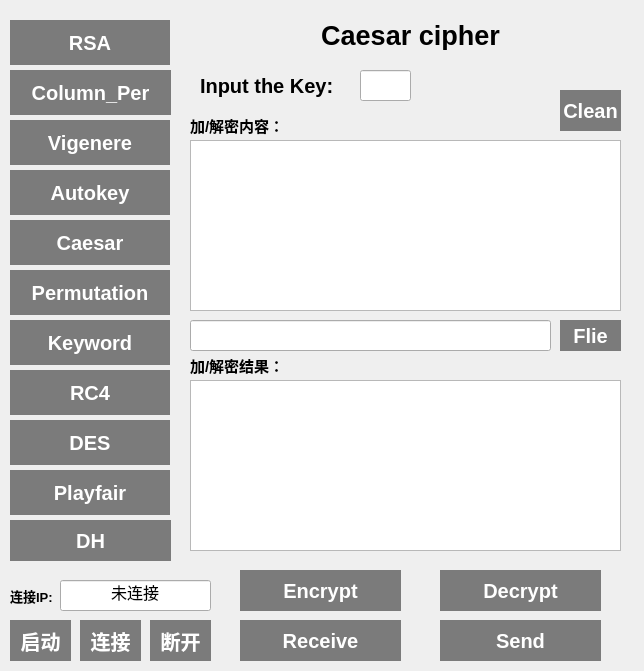
<?xml version="1.0" encoding="UTF-8"?>
<ui version="4.0">
 <class>MainWindow</class>
 <widget class="QMainWindow" name="MainWindow">
  <property name="geometry">
   <rect>
    <x>0</x>
    <y>0</y>
    <width>644</width>
    <height>671</height>
   </rect>
  </property>
  <property name="windowTitle">
   <string>MainWindow</string>
  </property>
  <widget class="QWidget" name="centralWidget">
   <widget class="QPushButton" name="Caesar">
    <property name="geometry">
     <rect>
      <x>10</x>
      <y>220</y>
      <width>160</width>
      <height>45</height>
     </rect>
    </property>
    <property name="font">
     <font>
      <pointsize>15</pointsize>
      <weight>75</weight>
      <bold>true</bold>
     </font>
    </property>
    <property name="styleSheet">
     <string notr="true">QPushButton { background-color: rgb(123, 123, 123); border-radius: 0 px; color: rgb(255, 255, 255); } QPushButton:hover { background-color: rgb(81, 81, 81); }</string>
    </property>
    <property name="text">
     <string>Caesar</string>
    </property>
   </widget>
   <widget class="QPushButton" name="Keyword">
    <property name="geometry">
     <rect>
      <x>10</x>
      <y>320</y>
      <width>160</width>
      <height>45</height>
     </rect>
    </property>
    <property name="font">
     <font>
      <pointsize>15</pointsize>
      <weight>75</weight>
      <bold>true</bold>
     </font>
    </property>
    <property name="styleSheet">
     <string notr="true">QPushButton { background-color: rgb(123, 123, 123); border-radius: 0 px; color: rgb(255, 255, 255); } QPushButton:hover { background-color: rgb(81, 81, 81); }</string>
    </property>
    <property name="text">
     <string>Keyword</string>
    </property>
   </widget>
   <widget class="QPushButton" name="Vigenere">
    <property name="geometry">
     <rect>
      <x>10</x>
      <y>120</y>
      <width>160</width>
      <height>45</height>
     </rect>
    </property>
    <property name="font">
     <font>
      <pointsize>15</pointsize>
      <weight>75</weight>
      <bold>true</bold>
     </font>
    </property>
    <property name="styleSheet">
     <string notr="true">QPushButton { background-color: rgb(123, 123, 123); border-radius: 0 px; color: rgb(255, 255, 255); } QPushButton:hover { background-color: rgb(81, 81, 81); }</string>
    </property>
    <property name="text">
     <string>Vigenere</string>
    </property>
   </widget>
   <widget class="QPushButton" name="Autokey">
    <property name="geometry">
     <rect>
      <x>10</x>
      <y>170</y>
      <width>160</width>
      <height>45</height>
     </rect>
    </property>
    <property name="font">
     <font>
      <pointsize>15</pointsize>
      <weight>75</weight>
      <bold>true</bold>
     </font>
    </property>
    <property name="styleSheet">
     <string notr="true">QPushButton { background-color: rgb(123, 123, 123); border-radius: 0 px; color: rgb(255, 255, 255); } QPushButton:hover { background-color: rgb(81, 81, 81); }</string>
    </property>
    <property name="text">
     <string>Autokey</string>
    </property>
   </widget>
   <widget class="QPushButton" name="Playfair">
    <property name="geometry">
     <rect>
      <x>10</x>
      <y>470</y>
      <width>160</width>
      <height>45</height>
     </rect>
    </property>
    <property name="font">
     <font>
      <pointsize>15</pointsize>
      <weight>75</weight>
      <bold>true</bold>
     </font>
    </property>
    <property name="styleSheet">
     <string notr="true">QPushButton { background-color: rgb(123, 123, 123); border-radius: 0 px; color: rgb(255, 255, 255); } QPushButton:hover { background-color: rgb(81, 81, 81); }</string>
    </property>
    <property name="text">
     <string>Playfair</string>
    </property>
   </widget>
   <widget class="QPushButton" name="Permutation">
    <property name="geometry">
     <rect>
      <x>10</x>
      <y>270</y>
      <width>160</width>
      <height>45</height>
     </rect>
    </property>
    <property name="font">
     <font>
      <pointsize>15</pointsize>
      <weight>75</weight>
      <bold>true</bold>
     </font>
    </property>
    <property name="styleSheet">
     <string notr="true">QPushButton { background-color: rgb(123, 123, 123); border-radius: 0 px; color: rgb(255, 255, 255); } QPushButton:hover { background-color: rgb(81, 81, 81); }</string>
    </property>
    <property name="text">
     <string>Permutation</string>
    </property>
   </widget>
   <widget class="QPushButton" name="C_Permutation">
    <property name="geometry">
     <rect>
      <x>10</x>
      <y>70</y>
      <width>161</width>
      <height>45</height>
     </rect>
    </property>
    <property name="font">
     <font>
      <pointsize>15</pointsize>
      <weight>75</weight>
      <bold>true</bold>
     </font>
    </property>
    <property name="styleSheet">
     <string notr="true">QPushButton { background-color: rgb(123, 123, 123); border-radius: 0 px; color: rgb(255, 255, 255); } QPushButton:hover { background-color: rgb(81, 81, 81); }</string>
    </property>
    <property name="text">
     <string>Column_Per</string>
    </property>
   </widget>
   <widget class="QPushButton" name="RC4">
    <property name="geometry">
     <rect>
      <x>10</x>
      <y>370</y>
      <width>160</width>
      <height>45</height>
     </rect>
    </property>
    <property name="font">
     <font>
      <pointsize>15</pointsize>
      <weight>75</weight>
      <bold>true</bold>
     </font>
    </property>
    <property name="styleSheet">
     <string notr="true">QPushButton { background-color: rgb(123, 123, 123); border-radius: 0 px; color: rgb(255, 255, 255); } QPushButton:hover { background-color: rgb(81, 81, 81); }</string>
    </property>
    <property name="text">
     <string>RC4</string>
    </property>
   </widget>
   <widget class="QPushButton" name="DES">
    <property name="geometry">
     <rect>
      <x>10</x>
      <y>420</y>
      <width>160</width>
      <height>45</height>
     </rect>
    </property>
    <property name="font">
     <font>
      <pointsize>15</pointsize>
      <weight>75</weight>
      <bold>true</bold>
     </font>
    </property>
    <property name="styleSheet">
     <string notr="true">QPushButton { background-color: rgb(123, 123, 123); border-radius: 0 px; color: rgb(255, 255, 255); } QPushButton:hover { background-color: rgb(81, 81, 81); }</string>
    </property>
    <property name="text">
     <string>DES</string>
    </property>
   </widget>
   <widget class="QPushButton" name="RSA">
    <property name="geometry">
     <rect>
      <x>10</x>
      <y>20</y>
      <width>160</width>
      <height>45</height>
     </rect>
    </property>
    <property name="font">
     <font>
      <pointsize>15</pointsize>
      <weight>75</weight>
      <bold>true</bold>
     </font>
    </property>
    <property name="styleSheet">
     <string notr="true">QPushButton { background-color: rgb(123, 123, 123); border-radius: 0 px; color: rgb(255, 255, 255); } QPushButton:hover { background-color: rgb(81, 81, 81); }</string>
    </property>
    <property name="text">
     <string>RSA</string>
    </property>
   </widget>
   <widget class="QStackedWidget" name="stackedWidget">
    <property name="geometry">
     <rect>
      <x>180</x>
      <y>10</y>
      <width>371</width>
      <height>101</height>
     </rect>
    </property>
    <property name="font">
     <font>
      <pointsize>20</pointsize>
      <weight>75</weight>
      <bold>true</bold>
     </font>
    </property>
    <property name="currentIndex">
     <number>0</number>
    </property>
    <widget class="QWidget" name="page">
     <widget class="QLabel" name="label">
      <property name="geometry">
       <rect>
        <x>110</x>
        <y>10</y>
        <width>241</width>
        <height>30</height>
       </rect>
      </property>
      <property name="sizePolicy">
       <sizepolicy hsizetype="Preferred" vsizetype="Preferred">
        <horstretch>0</horstretch>
        <verstretch>0</verstretch>
       </sizepolicy>
      </property>
      <property name="font">
       <font>
        <pointsize>20</pointsize>
        <weight>75</weight>
        <bold>true</bold>
       </font>
      </property>
      <property name="layoutDirection">
       <enum>Qt::LeftToRight</enum>
      </property>
      <property name="text">
       <string>Caesar cipher</string>
      </property>
      <property name="alignment">
       <set>Qt::AlignCenter</set>
      </property>
     </widget>
     <widget class="QLabel" name="label_13">
      <property name="geometry">
       <rect>
        <x>20</x>
        <y>60</y>
        <width>161</width>
        <height>31</height>
       </rect>
      </property>
      <property name="font">
       <font>
        <pointsize>15</pointsize>
       </font>
      </property>
      <property name="text">
       <string>Input the Key:</string>
      </property>
     </widget>
     <widget class="QLineEdit" name="key_Caesar">
      <property name="geometry">
       <rect>
        <x>180</x>
        <y>60</y>
        <width>51</width>
        <height>31</height>
       </rect>
      </property>
      <property name="font">
       <font>
        <pointsize>12</pointsize>
       </font>
      </property>
     </widget>
    </widget>
    <widget class="QWidget" name="page_2">
     <widget class="QLabel" name="label_2">
      <property name="geometry">
       <rect>
        <x>110</x>
        <y>10</y>
        <width>210</width>
        <height>30</height>
       </rect>
      </property>
      <property name="font">
       <font>
        <pointsize>20</pointsize>
        <weight>75</weight>
        <bold>true</bold>
       </font>
      </property>
      <property name="text">
       <string>Keyword cipher</string>
      </property>
      <property name="alignment">
       <set>Qt::AlignCenter</set>
      </property>
     </widget>
     <widget class="QLabel" name="label_14">
      <property name="geometry">
       <rect>
        <x>20</x>
        <y>60</y>
        <width>161</width>
        <height>31</height>
       </rect>
      </property>
      <property name="font">
       <font>
        <pointsize>15</pointsize>
       </font>
      </property>
      <property name="text">
       <string>Input the Key:</string>
      </property>
     </widget>
     <widget class="QLineEdit" name="key_keyword">
      <property name="geometry">
       <rect>
        <x>180</x>
        <y>60</y>
        <width>141</width>
        <height>31</height>
       </rect>
      </property>
      <property name="font">
       <font>
        <pointsize>12</pointsize>
       </font>
      </property>
     </widget>
    </widget>
    <widget class="QWidget" name="page_3">
     <widget class="QLabel" name="label_3">
      <property name="geometry">
       <rect>
        <x>100</x>
        <y>10</y>
        <width>230</width>
        <height>30</height>
       </rect>
      </property>
      <property name="font">
       <font>
        <pointsize>20</pointsize>
        <weight>75</weight>
        <bold>true</bold>
       </font>
      </property>
      <property name="text">
       <string>Vigenere cipher</string>
      </property>
      <property name="alignment">
       <set>Qt::AlignCenter</set>
      </property>
     </widget>
     <widget class="QLabel" name="label_15">
      <property name="geometry">
       <rect>
        <x>20</x>
        <y>60</y>
        <width>161</width>
        <height>31</height>
       </rect>
      </property>
      <property name="font">
       <font>
        <pointsize>15</pointsize>
       </font>
      </property>
      <property name="text">
       <string>Input the Key:</string>
      </property>
     </widget>
     <widget class="QLineEdit" name="key_Vigenere">
      <property name="geometry">
       <rect>
        <x>180</x>
        <y>60</y>
        <width>141</width>
        <height>31</height>
       </rect>
      </property>
      <property name="font">
       <font>
        <pointsize>12</pointsize>
       </font>
      </property>
     </widget>
    </widget>
    <widget class="QWidget" name="page_4">
     <widget class="QLabel" name="label_4">
      <property name="geometry">
       <rect>
        <x>80</x>
        <y>10</y>
        <width>270</width>
        <height>30</height>
       </rect>
      </property>
      <property name="font">
       <font>
        <pointsize>20</pointsize>
        <weight>75</weight>
        <bold>true</bold>
       </font>
      </property>
      <property name="text">
       <string>Autokey ciphertext</string>
      </property>
      <property name="alignment">
       <set>Qt::AlignCenter</set>
      </property>
     </widget>
     <widget class="QLabel" name="label_16">
      <property name="geometry">
       <rect>
        <x>20</x>
        <y>60</y>
        <width>161</width>
        <height>31</height>
       </rect>
      </property>
      <property name="font">
       <font>
        <pointsize>15</pointsize>
       </font>
      </property>
      <property name="text">
       <string>Input the Key:</string>
      </property>
     </widget>
     <widget class="QLineEdit" name="key_Autokey">
      <property name="geometry">
       <rect>
        <x>180</x>
        <y>60</y>
        <width>141</width>
        <height>31</height>
       </rect>
      </property>
      <property name="font">
       <font>
        <pointsize>12</pointsize>
       </font>
      </property>
     </widget>
    </widget>
    <widget class="QWidget" name="page_5">
     <widget class="QLabel" name="label_5">
      <property name="geometry">
       <rect>
        <x>100</x>
        <y>10</y>
        <width>230</width>
        <height>30</height>
       </rect>
      </property>
      <property name="text">
       <string>Playfair cipher</string>
      </property>
      <property name="alignment">
       <set>Qt::AlignCenter</set>
      </property>
     </widget>
     <widget class="QLabel" name="label_17">
      <property name="geometry">
       <rect>
        <x>20</x>
        <y>60</y>
        <width>161</width>
        <height>31</height>
       </rect>
      </property>
      <property name="font">
       <font>
        <pointsize>15</pointsize>
       </font>
      </property>
      <property name="text">
       <string>Input the Key:</string>
      </property>
     </widget>
     <widget class="QLineEdit" name="key_Playfair">
      <property name="geometry">
       <rect>
        <x>180</x>
        <y>60</y>
        <width>141</width>
        <height>31</height>
       </rect>
      </property>
      <property name="font">
       <font>
        <pointsize>12</pointsize>
       </font>
      </property>
     </widget>
    </widget>
    <widget class="QWidget" name="page_6">
     <widget class="QLabel" name="label_6">
      <property name="geometry">
       <rect>
        <x>80</x>
        <y>10</y>
        <width>270</width>
        <height>30</height>
       </rect>
      </property>
      <property name="text">
       <string>Permutation cipher</string>
      </property>
      <property name="alignment">
       <set>Qt::AlignCenter</set>
      </property>
     </widget>
     <widget class="QLabel" name="label_19">
      <property name="geometry">
       <rect>
        <x>20</x>
        <y>60</y>
        <width>161</width>
        <height>31</height>
       </rect>
      </property>
      <property name="font">
       <font>
        <pointsize>15</pointsize>
       </font>
      </property>
      <property name="text">
       <string>Input the Key:</string>
      </property>
     </widget>
     <widget class="QLineEdit" name="key_per">
      <property name="geometry">
       <rect>
        <x>180</x>
        <y>60</y>
        <width>141</width>
        <height>31</height>
       </rect>
      </property>
      <property name="font">
       <font>
        <pointsize>12</pointsize>
       </font>
      </property>
     </widget>
    </widget>
    <widget class="QWidget" name="page_7">
     <widget class="QLabel" name="label_7">
      <property name="geometry">
       <rect>
        <x>80</x>
        <y>10</y>
        <width>270</width>
        <height>30</height>
       </rect>
      </property>
      <property name="text">
       <string>Column Permutation</string>
      </property>
      <property name="alignment">
       <set>Qt::AlignCenter</set>
      </property>
     </widget>
     <widget class="QLabel" name="label_18">
      <property name="geometry">
       <rect>
        <x>20</x>
        <y>60</y>
        <width>161</width>
        <height>31</height>
       </rect>
      </property>
      <property name="font">
       <font>
        <pointsize>15</pointsize>
       </font>
      </property>
      <property name="text">
       <string>Input the Key:</string>
      </property>
     </widget>
     <widget class="QLineEdit" name="key_C_per">
      <property name="geometry">
       <rect>
        <x>180</x>
        <y>60</y>
        <width>141</width>
        <height>31</height>
       </rect>
      </property>
      <property name="font">
       <font>
        <pointsize>12</pointsize>
       </font>
      </property>
     </widget>
    </widget>
    <widget class="QWidget" name="page_8">
     <widget class="QLabel" name="label_8">
      <property name="geometry">
       <rect>
        <x>130</x>
        <y>10</y>
        <width>170</width>
        <height>30</height>
       </rect>
      </property>
      <property name="text">
       <string>RC4</string>
      </property>
      <property name="alignment">
       <set>Qt::AlignCenter</set>
      </property>
     </widget>
    </widget>
    <widget class="QWidget" name="page_9">
     <widget class="QLabel" name="label_9">
      <property name="geometry">
       <rect>
        <x>130</x>
        <y>10</y>
        <width>170</width>
        <height>30</height>
       </rect>
      </property>
      <property name="text">
       <string>DES</string>
      </property>
      <property name="alignment">
       <set>Qt::AlignCenter</set>
      </property>
     </widget>
     <widget class="QLabel" name="label_26">
      <property name="geometry">
       <rect>
        <x>20</x>
        <y>60</y>
        <width>191</width>
        <height>31</height>
       </rect>
      </property>
      <property name="font">
       <font>
        <pointsize>15</pointsize>
       </font>
      </property>
      <property name="text">
       <string>Input the Key(8):</string>
      </property>
     </widget>
     <widget class="QLineEdit" name="key_DES">
      <property name="geometry">
       <rect>
        <x>210</x>
        <y>60</y>
        <width>141</width>
        <height>31</height>
       </rect>
      </property>
      <property name="font">
       <font>
        <pointsize>12</pointsize>
       </font>
      </property>
     </widget>
    </widget>
    <widget class="QWidget" name="page_10">
     <widget class="QLabel" name="label_10">
      <property name="geometry">
       <rect>
        <x>130</x>
        <y>10</y>
        <width>170</width>
        <height>30</height>
       </rect>
      </property>
      <property name="text">
       <string>RSA</string>
      </property>
      <property name="alignment">
       <set>Qt::AlignCenter</set>
      </property>
     </widget>
     <widget class="QLabel" name="label_24">
      <property name="geometry">
       <rect>
        <x>66</x>
        <y>50</y>
        <width>20</width>
        <height>20</height>
       </rect>
      </property>
      <property name="font">
       <font>
        <pointsize>15</pointsize>
       </font>
      </property>
      <property name="text">
       <string>(</string>
      </property>
     </widget>
     <widget class="QLineEdit" name="e">
      <property name="geometry">
       <rect>
        <x>80</x>
        <y>50</y>
        <width>111</width>
        <height>21</height>
       </rect>
      </property>
      <property name="font">
       <font>
        <pointsize>10</pointsize>
       </font>
      </property>
     </widget>
     <widget class="QLabel" name="label_25">
      <property name="geometry">
       <rect>
        <x>190</x>
        <y>50</y>
        <width>16</width>
        <height>20</height>
       </rect>
      </property>
      <property name="font">
       <font>
        <pointsize>15</pointsize>
       </font>
      </property>
      <property name="text">
       <string>,</string>
      </property>
     </widget>
     <widget class="QLineEdit" name="n_1">
      <property name="geometry">
       <rect>
        <x>200</x>
        <y>50</y>
        <width>111</width>
        <height>20</height>
       </rect>
      </property>
      <property name="font">
       <font>
        <pointsize>10</pointsize>
       </font>
      </property>
     </widget>
     <widget class="QLabel" name="label_27">
      <property name="geometry">
       <rect>
        <x>310</x>
        <y>50</y>
        <width>16</width>
        <height>21</height>
       </rect>
      </property>
      <property name="font">
       <font>
        <pointsize>15</pointsize>
       </font>
      </property>
      <property name="text">
       <string>)</string>
      </property>
     </widget>
     <widget class="QLabel" name="label_28">
      <property name="geometry">
       <rect>
        <x>66</x>
        <y>80</y>
        <width>20</width>
        <height>21</height>
       </rect>
      </property>
      <property name="font">
       <font>
        <pointsize>15</pointsize>
       </font>
      </property>
      <property name="text">
       <string>(</string>
      </property>
     </widget>
     <widget class="QLineEdit" name="d">
      <property name="geometry">
       <rect>
        <x>80</x>
        <y>80</y>
        <width>111</width>
        <height>20</height>
       </rect>
      </property>
      <property name="font">
       <font>
        <pointsize>10</pointsize>
       </font>
      </property>
     </widget>
     <widget class="QLabel" name="label_29">
      <property name="geometry">
       <rect>
        <x>190</x>
        <y>81</y>
        <width>20</width>
        <height>20</height>
       </rect>
      </property>
      <property name="font">
       <font>
        <pointsize>15</pointsize>
       </font>
      </property>
      <property name="text">
       <string>,</string>
      </property>
     </widget>
     <widget class="QLineEdit" name="n_2">
      <property name="geometry">
       <rect>
        <x>200</x>
        <y>80</y>
        <width>111</width>
        <height>20</height>
       </rect>
      </property>
      <property name="font">
       <font>
        <pointsize>10</pointsize>
       </font>
      </property>
     </widget>
     <widget class="QLabel" name="label_30">
      <property name="geometry">
       <rect>
        <x>310</x>
        <y>80</y>
        <width>16</width>
        <height>21</height>
       </rect>
      </property>
      <property name="font">
       <font>
        <pointsize>15</pointsize>
       </font>
      </property>
      <property name="text">
       <string>)</string>
      </property>
     </widget>
     <widget class="QLabel" name="label_21">
      <property name="geometry">
       <rect>
        <x>20</x>
        <y>50</y>
        <width>51</width>
        <height>20</height>
       </rect>
      </property>
      <property name="font">
       <font>
        <pointsize>15</pointsize>
       </font>
      </property>
      <property name="text">
       <string>公钥:</string>
      </property>
     </widget>
     <widget class="QLabel" name="label_22">
      <property name="geometry">
       <rect>
        <x>20</x>
        <y>80</y>
        <width>51</width>
        <height>20</height>
       </rect>
      </property>
      <property name="font">
       <font>
        <pointsize>15</pointsize>
       </font>
      </property>
      <property name="text">
       <string>私钥:</string>
      </property>
     </widget>
     <widget class="QLabel" name="label_23">
      <property name="geometry">
       <rect>
        <x>320</x>
        <y>50</y>
        <width>41</width>
        <height>21</height>
       </rect>
      </property>
      <property name="font">
       <font>
        <pointsize>10</pointsize>
        <weight>50</weight>
        <bold>false</bold>
       </font>
      </property>
      <property name="text">
       <string>(自动)</string>
      </property>
     </widget>
     <widget class="QLabel" name="label_31">
      <property name="geometry">
       <rect>
        <x>320</x>
        <y>80</y>
        <width>41</width>
        <height>21</height>
       </rect>
      </property>
      <property name="font">
       <font>
        <pointsize>10</pointsize>
        <weight>50</weight>
        <bold>false</bold>
       </font>
      </property>
      <property name="text">
       <string>(自动)</string>
      </property>
     </widget>
    </widget>
    <widget class="QWidget" name="page_11">
     <widget class="QLabel" name="label_32">
      <property name="geometry">
       <rect>
        <x>130</x>
        <y>10</y>
        <width>211</width>
        <height>31</height>
       </rect>
      </property>
      <property name="text">
       <string>DH(Caesar)</string>
      </property>
      <property name="alignment">
       <set>Qt::AlignCenter</set>
      </property>
     </widget>
     <widget class="QLineEdit" name="DH_1">
      <property name="geometry">
       <rect>
        <x>80</x>
        <y>50</y>
        <width>71</width>
        <height>21</height>
       </rect>
      </property>
      <property name="font">
       <font>
        <pointsize>10</pointsize>
       </font>
      </property>
     </widget>
     <widget class="QLineEdit" name="DH_2">
      <property name="geometry">
       <rect>
        <x>100</x>
        <y>80</y>
        <width>121</width>
        <height>21</height>
       </rect>
      </property>
      <property name="font">
       <font>
        <pointsize>10</pointsize>
       </font>
      </property>
      <property name="text">
       <string/>
      </property>
      <property name="alignment">
       <set>Qt::AlignCenter</set>
      </property>
     </widget>
     <widget class="QLabel" name="label_33">
      <property name="geometry">
       <rect>
        <x>10</x>
        <y>50</y>
        <width>71</width>
        <height>21</height>
       </rect>
      </property>
      <property name="font">
       <font>
        <pointsize>15</pointsize>
       </font>
      </property>
      <property name="text">
       <string>Input:</string>
      </property>
     </widget>
     <widget class="QLabel" name="label_34">
      <property name="geometry">
       <rect>
        <x>10</x>
        <y>80</y>
        <width>91</width>
        <height>21</height>
       </rect>
      </property>
      <property name="font">
       <font>
        <pointsize>15</pointsize>
       </font>
      </property>
      <property name="text">
       <string>Results:</string>
      </property>
     </widget>
     <widget class="QLabel" name="label_35">
      <property name="geometry">
       <rect>
        <x>160</x>
        <y>50</y>
        <width>21</width>
        <height>21</height>
       </rect>
      </property>
      <property name="font">
       <font>
        <pointsize>15</pointsize>
       </font>
      </property>
      <property name="text">
       <string>g:</string>
      </property>
     </widget>
     <widget class="QLabel" name="label_36">
      <property name="geometry">
       <rect>
        <x>260</x>
        <y>50</y>
        <width>21</width>
        <height>21</height>
       </rect>
      </property>
      <property name="font">
       <font>
        <pointsize>15</pointsize>
       </font>
      </property>
      <property name="text">
       <string>p:</string>
      </property>
     </widget>
     <widget class="QLineEdit" name="DH_g">
      <property name="geometry">
       <rect>
        <x>180</x>
        <y>50</y>
        <width>71</width>
        <height>20</height>
       </rect>
      </property>
      <property name="font">
       <font>
        <pointsize>10</pointsize>
       </font>
      </property>
     </widget>
     <widget class="QLineEdit" name="DH_p">
      <property name="geometry">
       <rect>
        <x>280</x>
        <y>50</y>
        <width>71</width>
        <height>20</height>
       </rect>
      </property>
      <property name="font">
       <font>
        <pointsize>10</pointsize>
       </font>
      </property>
     </widget>
    </widget>
   </widget>
   <widget class="QTextEdit" name="Plaintext">
    <property name="geometry">
     <rect>
      <x>190</x>
      <y>140</y>
      <width>431</width>
      <height>171</height>
     </rect>
    </property>
    <property name="font">
     <font>
      <pointsize>12</pointsize>
     </font>
    </property>
   </widget>
   <widget class="QTextBrowser" name="Ciphertext">
    <property name="geometry">
     <rect>
      <x>190</x>
      <y>380</y>
      <width>431</width>
      <height>171</height>
     </rect>
    </property>
    <property name="font">
     <font>
      <pointsize>12</pointsize>
     </font>
    </property>
   </widget>
   <widget class="QLineEdit" name="lu">
    <property name="geometry">
     <rect>
      <x>190</x>
      <y>320</y>
      <width>361</width>
      <height>31</height>
     </rect>
    </property>
    <property name="font">
     <font>
      <pointsize>10</pointsize>
     </font>
    </property>
    <property name="text">
     <string/>
    </property>
   </widget>
   <widget class="QPushButton" name="file">
    <property name="geometry">
     <rect>
      <x>560</x>
      <y>320</y>
      <width>61</width>
      <height>31</height>
     </rect>
    </property>
    <property name="font">
     <font>
      <pointsize>15</pointsize>
      <weight>75</weight>
      <bold>true</bold>
     </font>
    </property>
    <property name="styleSheet">
     <string notr="true">QPushButton { background-color: rgb(123, 123, 123); border-radius: 0 px; color: rgb(255, 255, 255); } QPushButton:hover { background-color: rgb(81, 81, 81); }</string>
    </property>
    <property name="text">
     <string>Flie</string>
    </property>
   </widget>
   <widget class="QPushButton" name="Encrypt">
    <property name="geometry">
     <rect>
      <x>240</x>
      <y>570</y>
      <width>161</width>
      <height>41</height>
     </rect>
    </property>
    <property name="font">
     <font>
      <pointsize>15</pointsize>
      <weight>75</weight>
      <bold>true</bold>
     </font>
    </property>
    <property name="styleSheet">
     <string notr="true">QPushButton { background-color: rgb(123, 123, 123); border-radius: 0 px; color: rgb(255, 255, 255); } QPushButton:hover { background-color: rgb(81, 81, 81); }</string>
    </property>
    <property name="text">
     <string>Encrypt</string>
    </property>
   </widget>
   <widget class="QPushButton" name="Decrypt">
    <property name="geometry">
     <rect>
      <x>440</x>
      <y>570</y>
      <width>161</width>
      <height>41</height>
     </rect>
    </property>
    <property name="font">
     <font>
      <pointsize>15</pointsize>
      <weight>75</weight>
      <bold>true</bold>
     </font>
    </property>
    <property name="styleSheet">
     <string notr="true">QPushButton { background-color: rgb(123, 123, 123); border-radius: 0 px; color: rgb(255, 255, 255); } QPushButton:hover { background-color: rgb(81, 81, 81); }</string>
    </property>
    <property name="text">
     <string>Decrypt</string>
    </property>
   </widget>
   <widget class="QLabel" name="label_11">
    <property name="geometry">
     <rect>
      <x>190</x>
      <y>350</y>
      <width>101</width>
      <height>31</height>
     </rect>
    </property>
    <property name="font">
     <font>
      <pointsize>11</pointsize>
      <weight>75</weight>
      <bold>true</bold>
     </font>
    </property>
    <property name="text">
     <string>加/解密结果：</string>
    </property>
   </widget>
   <widget class="QLabel" name="label_12">
    <property name="geometry">
     <rect>
      <x>190</x>
      <y>110</y>
      <width>101</width>
      <height>31</height>
     </rect>
    </property>
    <property name="font">
     <font>
      <pointsize>11</pointsize>
      <weight>75</weight>
      <bold>true</bold>
     </font>
    </property>
    <property name="text">
     <string>加/解密内容：</string>
    </property>
   </widget>
   <widget class="QPushButton" name="DH">
    <property name="geometry">
     <rect>
      <x>10</x>
      <y>520</y>
      <width>161</width>
      <height>41</height>
     </rect>
    </property>
    <property name="font">
     <font>
      <pointsize>15</pointsize>
      <weight>75</weight>
      <bold>true</bold>
     </font>
    </property>
    <property name="styleSheet">
     <string notr="true">QPushButton { background-color: rgb(123, 123, 123); border-radius: 0 px; color: rgb(255, 255, 255); } QPushButton:hover { background-color: rgb(81, 81, 81); }</string>
    </property>
    <property name="text">
     <string>DH</string>
    </property>
   </widget>
   <widget class="QPushButton" name="Clean">
    <property name="geometry">
     <rect>
      <x>560</x>
      <y>90</y>
      <width>61</width>
      <height>41</height>
     </rect>
    </property>
    <property name="font">
     <font>
      <pointsize>15</pointsize>
      <weight>75</weight>
      <bold>true</bold>
     </font>
    </property>
    <property name="styleSheet">
     <string notr="true">QPushButton { background-color: rgb(123, 123, 123); border-radius: 0 px; color: rgb(255, 255, 255); } QPushButton:hover { background-color: rgb(81, 81, 81); }</string>
    </property>
    <property name="text">
     <string>Clean</string>
    </property>
   </widget>
   <widget class="QPushButton" name="Send">
    <property name="geometry">
     <rect>
      <x>440</x>
      <y>620</y>
      <width>161</width>
      <height>41</height>
     </rect>
    </property>
    <property name="font">
     <font>
      <pointsize>15</pointsize>
      <weight>75</weight>
      <bold>true</bold>
     </font>
    </property>
    <property name="styleSheet">
     <string notr="true">QPushButton { background-color: rgb(123, 123, 123); border-radius: 0 px; color: rgb(255, 255, 255); } QPushButton:hover { background-color: rgb(81, 81, 81); }</string>
    </property>
    <property name="text">
     <string>Send</string>
    </property>
   </widget>
   <widget class="QPushButton" name="Socket">
    <property name="geometry">
     <rect>
      <x>10</x>
      <y>620</y>
      <width>61</width>
      <height>41</height>
     </rect>
    </property>
    <property name="font">
     <font>
      <pointsize>15</pointsize>
      <weight>75</weight>
      <bold>true</bold>
     </font>
    </property>
    <property name="styleSheet">
     <string notr="true">QPushButton { background-color: rgb(123, 123, 123); border-radius: 0 px; color: rgb(255, 255, 255); } QPushButton:hover { background-color: rgb(81, 81, 81); }</string>
    </property>
    <property name="text">
     <string>启动</string>
    </property>
   </widget>
   <widget class="QPushButton" name="connect">
    <property name="geometry">
     <rect>
      <x>80</x>
      <y>620</y>
      <width>61</width>
      <height>41</height>
     </rect>
    </property>
    <property name="font">
     <font>
      <pointsize>15</pointsize>
      <weight>75</weight>
      <bold>true</bold>
     </font>
    </property>
    <property name="styleSheet">
     <string notr="true">QPushButton { background-color: rgb(123, 123, 123); border-radius: 0 px; color: rgb(255, 255, 255); } QPushButton:hover { background-color: rgb(81, 81, 81); }</string>
    </property>
    <property name="text">
     <string>连接</string>
    </property>
   </widget>
   <widget class="QLineEdit" name="IP">
    <property name="geometry">
     <rect>
      <x>60</x>
      <y>580</y>
      <width>151</width>
      <height>31</height>
     </rect>
    </property>
    <property name="font">
     <font>
      <pointsize>12</pointsize>
      <weight>50</weight>
      <bold>false</bold>
     </font>
    </property>
    <property name="text">
     <string>未连接</string>
    </property>
    <property name="alignment">
     <set>Qt::AlignCenter</set>
    </property>
   </widget>
   <widget class="QPushButton" name="Receive">
    <property name="geometry">
     <rect>
      <x>240</x>
      <y>620</y>
      <width>161</width>
      <height>41</height>
     </rect>
    </property>
    <property name="font">
     <font>
      <pointsize>15</pointsize>
      <weight>75</weight>
      <bold>true</bold>
     </font>
    </property>
    <property name="styleSheet">
     <string notr="true">QPushButton { background-color: rgb(123, 123, 123); border-radius: 0 px; color: rgb(255, 255, 255); } QPushButton:hover { background-color: rgb(81, 81, 81); }</string>
    </property>
    <property name="text">
     <string>Receive</string>
    </property>
   </widget>
   <widget class="QPushButton" name="disconnect">
    <property name="geometry">
     <rect>
      <x>150</x>
      <y>620</y>
      <width>61</width>
      <height>41</height>
     </rect>
    </property>
    <property name="font">
     <font>
      <pointsize>15</pointsize>
      <weight>75</weight>
      <bold>true</bold>
     </font>
    </property>
    <property name="styleSheet">
     <string notr="true">QPushButton { background-color: rgb(123, 123, 123); border-radius: 0 px; color: rgb(255, 255, 255); } QPushButton:hover { background-color: rgb(81, 81, 81); }</string>
    </property>
    <property name="text">
     <string>断开</string>
    </property>
   </widget>
   <widget class="QLabel" name="label_20">
    <property name="geometry">
     <rect>
      <x>10</x>
      <y>580</y>
      <width>61</width>
      <height>31</height>
     </rect>
    </property>
    <property name="font">
     <font>
      <pointsize>10</pointsize>
      <weight>75</weight>
      <bold>true</bold>
     </font>
    </property>
    <property name="text">
     <string>连接IP:</string>
    </property>
   </widget>
  </widget>
 </widget>
 <layoutdefault spacing="6" margin="11"/>
 <resources/>
 <connections/>
</ui>
